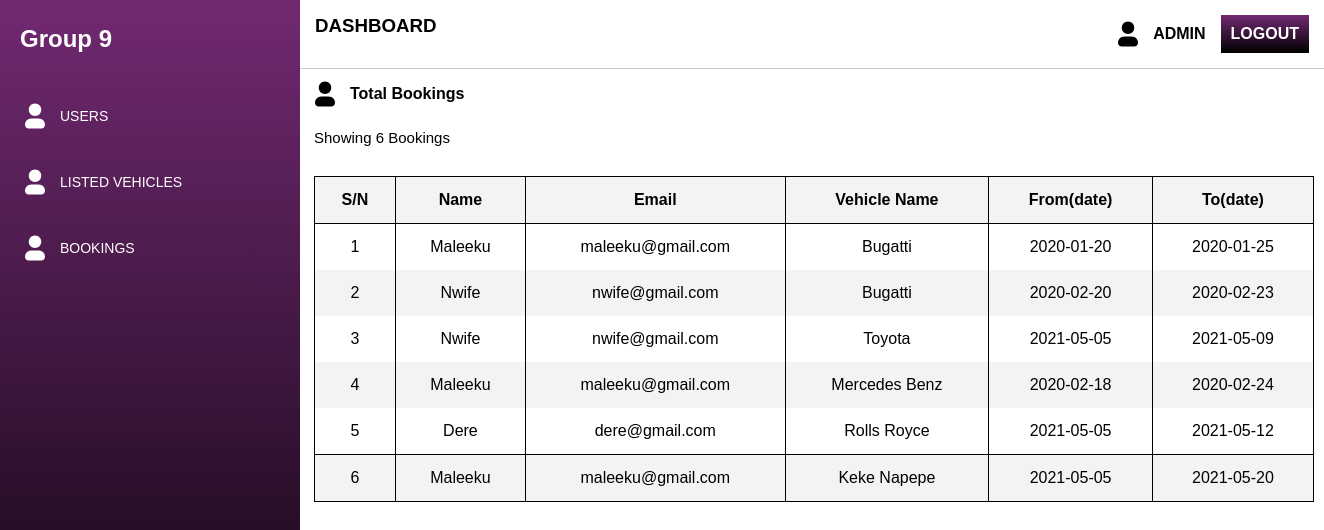
The page /administration/totalbookings.php on the database its author committed.
### tables this page shows
CREATE TABLE IF NOT EXISTS `bookings` (
  `bookID` int(11) NOT NULL AUTO_INCREMENT,
  `bookName` varchar(255) NOT NULL,
  `bookEmail` varchar(255) NOT NULL,
  `bookVehicle` varchar(255) NOT NULL,
  `bookStart` date NOT NULL,
  `bookEnd` date NOT NULL,
  PRIMARY KEY (`bookID`)
);

### administration/totalbookings.php (the view, shortened to what this page needs)
<?php echo "<link rel='stylesheet' href='adminindex.css'>" ?>
<?php
    require('../includes/dbh.inc.php');
    $sql3 = "SELECT * FROM bookings";
    $resultBook = mysqli_query($conn, $sql3);
    $rowBook = mysqli_fetch_all($resultBook, MYSQLI_ASSOC);
?>
<!DOCTYPE html>
<html lang="en">
<head>
</head>
<body>
    <?php include('adminsidenav.php') ?>
    <div class="main">
        <?php include('adminheader.php'); ?>
        <div class="mainholder">
                <div class="title1">
                <span>Total Bookings</span>
                </div>
        </div>
        <div class="no">Showing <?= count($rowBook); ?> Bookings</div>
        <div class="tablon">
        <table>
            <tbody>
                <tr>
                    <th>S/N</th>
                    <th>Name</th>
                    <th>Email</th>
                    <th>Vehicle Name</th>
                    <th>From(date)</th>
                    <th>To(date)</th>
                </tr>
                <?php foreach($rowBook as $book): ?>
                    <?= "<tr><td>".$book['bookID']."</td>" ?>
                    <?= "<td>".$book['bookName']."</td>" ?>
                    <?= "<td>".$book['bookEmail']."</td>" ?>
                    <?= "<td>".$book['bookVehicle']."</td>" ?>
                    <?= "<td>".$book['bookStart']."</td>" ?>
                    <?= "<td>".$book['bookEnd']."</td></tr>" ?>
                <?php endforeach; ?>
            </tbody>
        </table>
        </div>
    </div>
</body>
</html>

### administration/adminindex.css (style rules this page uses)
* { margin: 0; padding: 0; box-sizing: border-box; font-family: Montserrat, sans-serif;; }
.main { margin-left: 300px; }
.mainholder { padding: 10px 10px; display: flex; justify-content: space-between; margin-bottom: 10px; }
.title1 { display: flex; align-items:center; }
.title1 span { margin-left: 10px; font-weight: 700; }
.no { margin-top: 10px; padding-left: 14px; font-size: 15px; font-weight: 500; }
.tablon { padding-left: 14px; margin-top: 30px; }
table td, th { padding: 14px; border-right: 1px solid black; border-left: 1px solid black; margin: 0; text-align: center; }
table tr:first-child, table tr:last-child { border: 1px solid black; }
table { border: 1px solid black; border-collapse: collapse; width: 1000px; }
table tr:nth-of-type(odd) { background-color: rgba(144, 107, 132, 0.09); }

### rows shown on the page
bookings: bookID "1", bookName "Maleeku", bookEmail "maleeku@gmail.com", bookVehicle "Bugatti", bookStart "2020-01-20", bookEnd "2020-01-25"
bookings: bookID "2", bookName "Nwife", bookEmail "nwife@gmail.com", bookVehicle "Bugatti", bookStart "2020-02-20", bookEnd "2020-02-23"
bookings: bookID "3", bookName "Nwife", bookEmail "nwife@gmail.com", bookVehicle "Toyota", bookStart "2021-05-05", bookEnd "2021-05-09"
bookings: bookID "4", bookName "Maleeku", bookEmail "maleeku@gmail.com", bookVehicle "Mercedes Benz", bookStart "2020-02-18", bookEnd "2020-02-24"
bookings: bookID "5", bookName "Dere", bookEmail "dere@gmail.com", bookVehicle "Rolls Royce", bookStart "2021-05-05", bookEnd "2021-05-12"
bookings: bookID "6", bookName "Maleeku", bookEmail "maleeku@gmail.com", bookVehicle "Keke Napepe", bookStart "2021-05-05", bookEnd "2021-05-20"

### other values the page prints
count($rowBook) "6"
